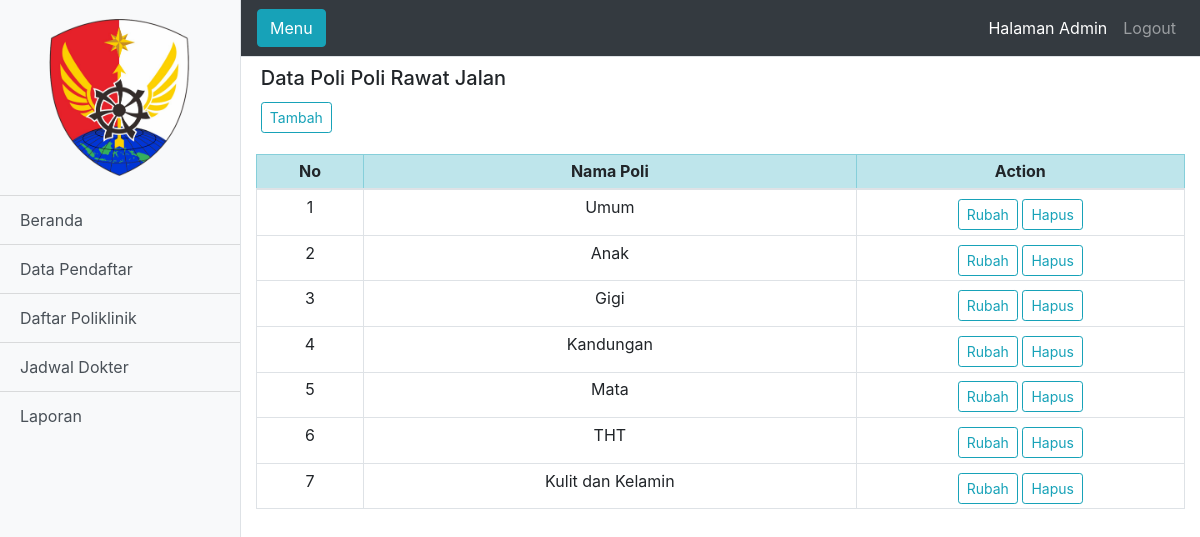
Screenshot of /daftar_poliklinik.php with the database file from the repository.
### tables this page shows
CREATE TABLE `poliklinik` (
  `id_poli` int(3) NOT NULL,
  `nama_poli` varchar(30) NOT NULL,
  `status` int(3) NOT NULL
);

### functions.php (called while the page is built, shortened)
<?php
$db = mysqli_connect("localhost", "root", "", "sirusakdeh_db");
function query($query) {
  global $db;
  $result = mysqli_query($db, $query);
  $rows = [];
  while ($row = mysqli_fetch_assoc($result)) {
      $rows[] = $row;
  }
  return $rows;
}
   ?>

### daftar_poliklinik.php (the view, shortened to what this page needs)
<?php
require 'functions.php';
$daftar_poliklinik = query("SELECT id_poli,nama_poli from poliklinik");
 ?>
<!DOCTYPE html>
<html lang="en">
<head>
  <link href="admin/vendor/bootstrap/css/bootstrap.min.css" rel="stylesheet">
  <link href="admin/css/simple-sidebar.css" rel="stylesheet">
</head>
<body>
  <div class="d-flex" id="wrapper">
    <div class="bg-light border-right" id="sidebar-wrapper">
      <div class="sidebar-heading"><center><img src="img/logo.png" style="width: 150px; background: transparent;"></center></div>
      <div class="list-group list-group-flush">
        <a href="admin.php" class="list-group-item list-group-item-action bg-light">Beranda</a>
        <a href="data_pendaftar.php" class="list-group-item list-group-item-action bg-light">Data Pendaftar</a>
        <a href="daftar_poliklinik.php" class="list-group-item list-group-item-action bg-light">Daftar Poliklinik</a>
        <a href="jadwal_dokter.php" class="list-group-item list-group-item-action bg-light">Jadwal Dokter</a>
        <a href="laporan.php" class="list-group-item list-group-item-action bg-light">Laporan</a>
      </div>
    </div>
    <div id="page-content-wrapper">
      <nav class="navbar navbar-expand-lg navbar-dark bg-dark border-bottom">
        <button class="btn btn-info" id="menu-toggle">Menu</button>
        <div class="collapse navbar-collapse" id="navbarSupportedContent">
          <ul class="navbar-nav ml-auto mt-2 mt-lg-0">
            <li class="nav-item active">
              <div class="collapse navbar-collapse" id="navbarNav">
                <ul class="navbar-nav">
                  <li class="nav-item active">
                    <a class="nav-link" href="#">Halaman Admin<span class="sr-only">(current)</span></a>
                  </li>
                  <li class="nav-item">
                  <a class="nav-link" href="logout.php">Logout</a>
                </li>
                </ul>
        </div>
      </nav>
      <div class="container-fluid">
        <div class="row">
        <div class="col mt-1">
          <table class="table table-sm table-borderless">
            <tr>
              <td width="800" rowspan="2"><h5 class="">Data Poli Poli Rawat Jalan</h5><button type="button" class="btn btn-outline-info btn-sm mt-1"><a href="tambah_poli.php" class="text-reset" style="text-decoration:none">Tambah</a></button></td>
            </tr>
        </table>
      </div>
        </div>
        <div class="row">
                <div class="col md">
                    <table class="table table-sm table-bordered">
                      <thead>
                      <tr class="table-info">
                        <th class="text-center"scope="col"width="30">No</th>
                        <th class="text-center" width="150">Nama Poli</th>
                        <th width="100" class="text-center">Action</th>
                      </tr>
                      </thead>
                      <tbody>
                        <?php $i = 1; ?>
                        <?php  foreach ($daftar_poliklinik as $row ) : ?>
                             <tr>
                               <td><center><?= $i; ?></center></td>
                               <td><center><?= $row["nama_poli"]; ?></center></td>
                               <td>
                                   <center><button type="button" class="btn btn-outline-info btn-sm mt-1"><a href="edit_poli.php?id_poli=<?= $row["id_poli"]?>" class="text-reset" style="text-decoration:none">Rubah</a> </button>
                                   <button type="button" class="btn btn-outline-info btn-sm mt-1"><a href="hapus_poli.php?id_poli=<?= $row["id_poli"]?>" class="text-reset" onclick=" return confirm('Anda Yakin?');" style="text-decoration:none">Hapus</a></button>
                               </center>
                             </td>
                             </tr>
                             <?php $i++ ?>
                           <?php endforeach; ?>
                      </tbody>
                    </table>
                </div>
              </div>
      </div>
    </div>
  </div>
</body>
</html>

### admin/css/simple-sidebar.css (style rules this page uses)
body { overflow-x: hidden; }
#sidebar-wrapper { min-height: 100vh; margin-left: -15rem; -webkit-transition: margin .25s ease-out; -moz-transition: margin .25s ease-out; -o-transition: margin .25s ease-out; transition: margin .25s ease-out; }
#sidebar-wrapper .sidebar-heading { padding: 0.875rem 1.25rem; font-size: 1.2rem; }
#sidebar-wrapper .list-group { width: 15rem; }
#page-content-wrapper { min-width: 100vw; }
@media (min-width: 768px) { #sidebar-wrapper { margin-left: 0; } }
@media (min-width: 768px) { #page-content-wrapper { min-width: 0; width: 100%; } }

### rows the page displays
poliklinik: nama_poli "Umum"
poliklinik: nama_poli "Anak"
poliklinik: nama_poli "Gigi"
poliklinik: nama_poli "Kandungan"
poliklinik: nama_poli "Mata"
poliklinik: nama_poli "THT"
poliklinik: nama_poli "Kulit dan Kelamin"
